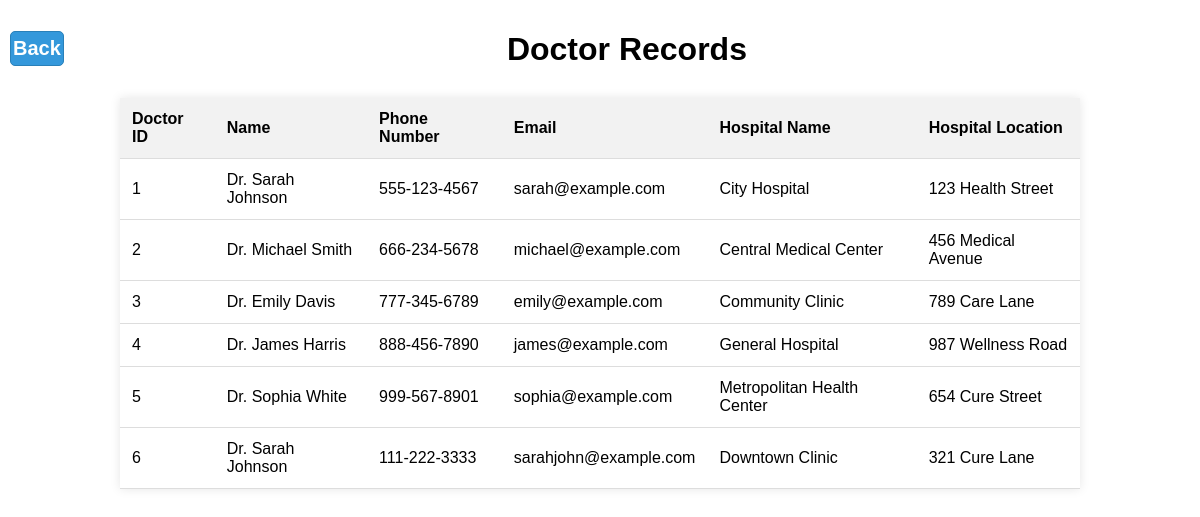
The page /CONTENTS/docview.php on the database its author committed.
### tables this page shows
CREATE TABLE `doctor` (
  `doc_id` int(4) NOT NULL,
  `doc_name` varchar(20) DEFAULT NULL,
  `doc_phoneno` varchar(12) DEFAULT NULL,
  `doc_email` varchar(30) DEFAULT NULL,
  `hospital_name` varchar(30) DEFAULT NULL,
  `hospital_loc` varchar(50) DEFAULT NULL
);

### CONTENTS/docview.php (the view, shortened to what this page needs)
<!DOCTYPE HTML>
<html lang="en">
<head>
</head>
<body>
    <h1><a class="back-button" href="main.php">Back</a>Doctor Records</h1>
    <table>
        <tr>
            <th>Doctor ID</th>
            <th>Name</th>
            <th>Phone Number</th>
            <th>Email</th>
            <th>Hospital Name</th>
            <th>Hospital Location</th>
        </tr>
        <?php
        $link = mysqli_connect("localhost", "root", "", "dbms");
        $query = "SELECT * FROM doctor";
        $result = mysqli_query($link, $query);
        if ($result) {
            while ($row = mysqli_fetch_assoc($result)) {
                echo "<tr>";
                echo "<td>{$row['doc_id']}</td>";
                echo "<td>{$row['doc_name']}</td>";
                echo "<td>{$row['doc_phoneno']}</td>";
                echo "<td>{$row['doc_email']}</td>";
                echo "<td>{$row['hospital_name']}</td>";
                echo "<td>{$row['hospital_loc']}</td>";
                echo "</tr>";
            }
        } else {
            echo "Error in query execution: " . mysqli_error($link);
        }
        ?>
    </table>
</body>
</html>

### CONTENTS/docview.php (style rules this page uses)
body { background-image: url("https://us.123rf.com/450wm/jardelbassi/jardelbassi2304/jardelbassi230401147/203506317-pharmacy-and-drugstore-blur-background-with-bokeh-image.jpg?ver=6"); background-repeat: no-repeat; background-attachment: fixed; background-size: cover; margin: 0; font-family: Arial, sans-serif; }
h1 { text-align: center; background-color: white; padding: 10px; margin-bottom: 0; }
table { border-collapse: collapse; width: 80%; margin: 20px auto; background-color: white; box-shadow: 0 0 10px rgba(0, 0, 0, 0.1); }
th, td { padding: 12px; text-align: left; border-bottom: 1px solid #ddd; }
th { background-color: #f2f2f2; }
.back-button { display: inline-block; padding: 5px 2px; text-decoration: none; font-size:20px; background-color: #3498db; color: #fff; border: 1px solid #2980b9; border-radius: 5px; transition: background-color 0.3s; float:left; }

### rows shown on the page
doctor: doc_id "1", doc_name "Dr. Sarah Johnson", doc_phoneno "555-123-4567", doc_email "sarah@example.com", hospital_name "City Hospital", hospital_loc "123 Health Street"
doctor: doc_id "2", doc_name "Dr. Michael Smith", doc_phoneno "666-234-5678", doc_email "michael@example.com", hospital_name "Central Medical Center", hospital_loc "456 Medical Avenue"
doctor: doc_id "3", doc_name "Dr. Emily Davis", doc_phoneno "777-345-6789", doc_email "emily@example.com", hospital_name "Community Clinic", hospital_loc "789 Care Lane"
doctor: doc_id "4", doc_name "Dr. James Harris", doc_phoneno "888-456-7890", doc_email "james@example.com", hospital_name "General Hospital", hospital_loc "987 Wellness Road"
doctor: doc_id "5", doc_name "Dr. Sophia White", doc_phoneno "999-567-8901", doc_email "sophia@example.com", hospital_name "Metropolitan Health Center", hospital_loc "654 Cure Street"
doctor: doc_id "6", doc_name "Dr. Sarah Johnson", doc_phoneno "111-222-3333", doc_email "sarahjohn@example.com", hospital_name "Downtown Clinic", hospital_loc "321 Cure Lane"
